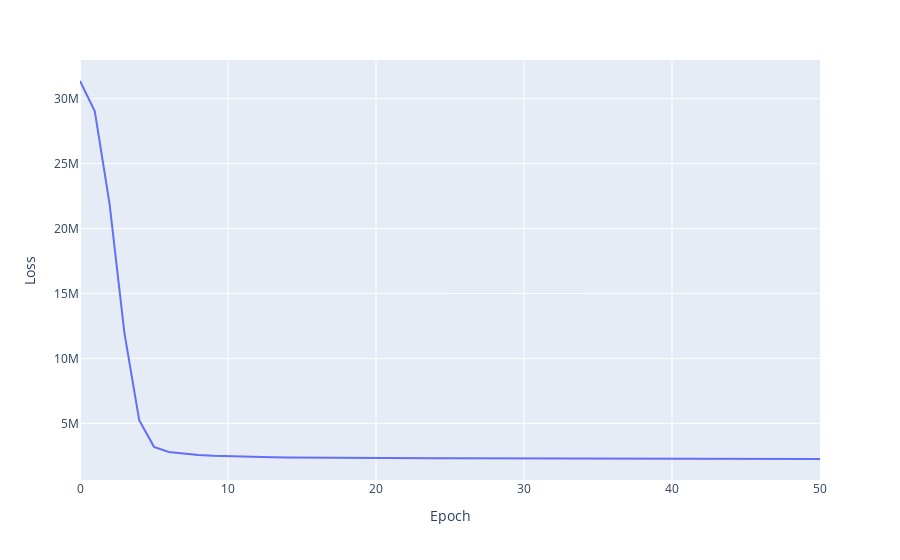

The notebook cell this image was saved under:
### Code cell
px.line(x=range(51), y=losses, labels={"x": "Epoch", "y": "Loss"})

### Figure 1 — Plotly figure (JSON) as saved in the notebook; plotly's stock layout.template omitted (floating-point values rounded to 4 significant figures)
{"data": [{"hovertemplate": "Epoch=%{x}<br>Loss=%{y}<extra></extra>", "legendgroup": "", "line": {"color": "#636efa", "dash": "solid"}, "marker": {"symbol": "circle"}, "mode": "lines", "name": "", "orientation": "v", "showlegend": false, "x": [0, 1, 2, 3, 4, 5, 6, 7, 8, 9, 10, 11, 12, 13, 14, 15, 16, 17, 18, 19, 20, 21, 22, 23, 24, 25, 26, 27, 28, 29, 30, 31, 32, 33, 34, 35, 36, 37, 38, 39, 40, 41, 42, 43, 44, 45, 46, 47, 48, 49, 50], "xaxis": "x", "y": [31360000.0, 29020000.0, 21890000.0, 11970000.0, 5251000.0, 3195000.0, 2800000.0, 2652000.0, 2562000.0, 2503000.0, 2462000.0, 2432000.0, 2409000.0, 2390000.0, 2375000.0, 2363000.0, 2352000.0, 2343000.0, 2336000.0, 2330000.0, 2324000.0, 2320000.0, 2316000.0, 2312000.0, 2309000.0, 2307000.0, 2304000.0, 2302000.0, 2300000.0, 2298000.0, 2296000.0, 2294000.0, 2293000.0, 2291000.0, 2289000.0, 2287000.0, 2285000.0, 2283000.0, 2281000.0, 2279000.0, 2277000.0, 2275000.0, 2273000.0, 2271000.0, 2269000.0, 2267000.0, 2265000.0, 2263000.0, 2261000.0, 2259000.0, 2257000.0], "yaxis": "y", "type": "scatter"}], "layout": {"xaxis": {"anchor": "y", "domain": [0.0, 1.0], "title": {"text": "Epoch"}}, "yaxis": {"anchor": "x", "domain": [0.0, 1.0], "title": {"text": "Loss"}}, "legend": {"tracegroupgap": 0}, "margin": {"t": 60}}}
